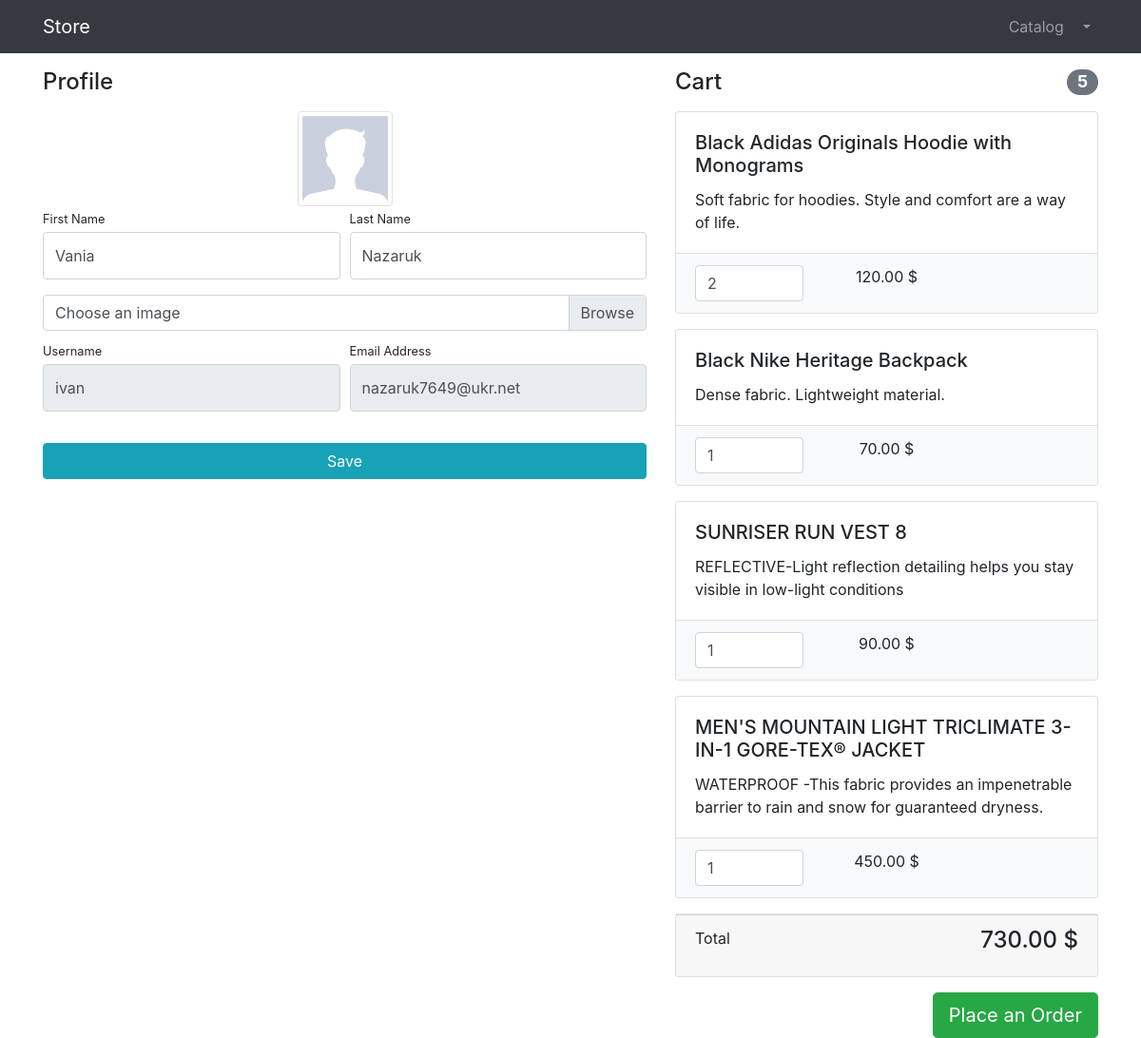
Before: /users/profile/ (signed in) with the older database file.
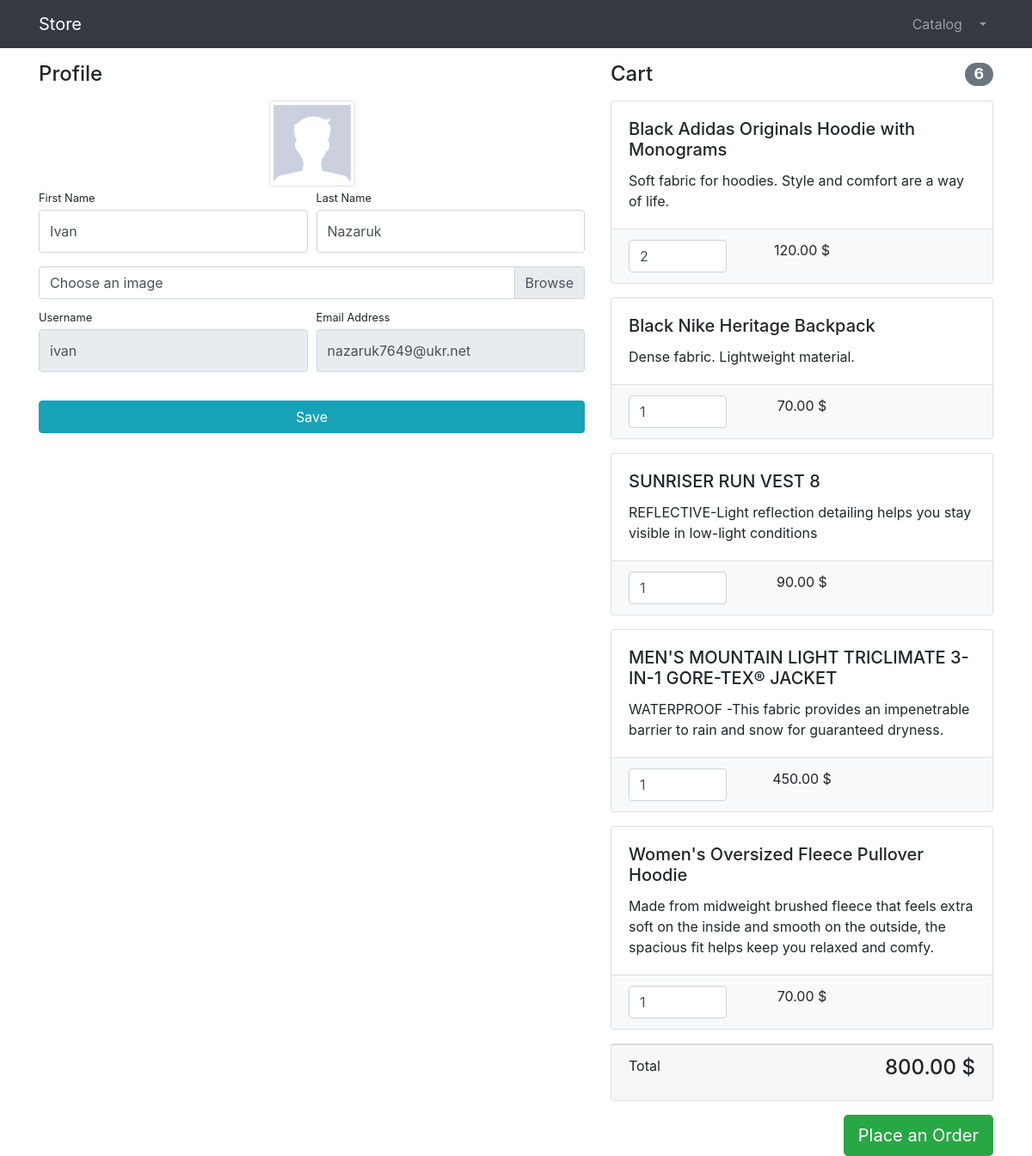
After: the same page with the newer database file.
### users/models.py (models this page shows)
class User(AbstractUser):
    image = models.ImageField(upload_to='users_images', null=True, blank=True)

### products/models.py (models this page shows, shortened)
class Basket(models.Model):
    user = models.ForeignKey(to=User, on_delete=models.CASCADE)
    product = models.ForeignKey(to=Product, on_delete=models.CASCADE)
    quantity = models.PositiveSmallIntegerField(default=0)
    created_timestamp = models.DateTimeField(auto_now_add=True)
    objects =  BasketQuerySet.as_manager()
    def sum(self):
        return self.product.price * self.quantity

class Product(models.Model):
    name = models.CharField(max_length=256)
    description = models.TextField()
    price = models.DecimalField(max_digits=6, decimal_places=2)
    quantity = models.PositiveIntegerField(default=0)
    image = models.ImageField(upload_to='products_images')
    category = models.ForeignKey(ProductCategory, on_delete=models.CASCADE)
    class Meta:
        verbose_name = 'Product'
        verbose_name_plural = 'Products'

### users/views.py (the view)
# urls.py: path('profile/', profile, name='profile'),
@login_required
def profile(request):
    if request.method == "POST":
        form =UserProfileForm(instance=request.user, data=request.POST, files=request.FILES)
        if form.is_valid():
            form.save()
            return HttpResponseRedirect(reverse('users:profile'))
        else:
            print(form.errors)
    else:
        form = UserProfileForm(instance=request.user)
    context = {'title': "Store - Profile",
               'form': form,
               'baskets': Basket.objects.filter(user=request.user),
               }
    return render(request, 'users/profile.html', context)

### users/forms.py
class UserProfileForm(UserChangeForm):
    first_name = forms.CharField(widget=forms.TextInput(attrs={'class': 'form-control py-4' }))
    last_name = forms.CharField(widget=forms.TextInput(attrs={'class': 'form-control py-4'}))
    image = forms.CharField(widget=forms.FileInput(attrs={'class': 'custom-file-input'}), required=False)
    username = forms.CharField(widget=forms.TextInput(attrs={'class': 'form-control py-4', 'readonly': True}))
    email = forms.CharField(widget=forms.TextInput(attrs={'class': 'form-control py-4', 'readonly': True}))
    class Meta:
        model = User
        fields = ('first_name', 'last_name', 'image', 'username', 'email')

### products/models.py (called while the page is built)
    def total_sum(self):
        return   sum(basket.sum() for basket in self)

    def total_quantity(self):
        return sum(basket.quantity for basket in self)

### users/templates/users/profile.html (shortened to what this page needs)
{% extends 'products/base.html' %}
{% load static %}
{% block css %}
    <link href="{% static 'vendor/css/profile.css' %}" rel="stylesheet">
{% endblock %}
{% block content %}
    <div class="container">
        <div class="row">
            <div class="col-lg-7">
                <h4 class="mt-3 mb-3">Profile</h4>
                <div class="col-lg-12 text-center">
                    <img width="100" height="100"
                         src="{% if user.image %} {{ user.image.url }}{% else %} {% static 'vendor/img/users/default_avatar.jpg' %} {% endif %}"
                         class="img-thumbnail">
                </div>
                <form action="{% url 'users:profile' %}" method="post" enctype="multipart/form-data">
                    <div class="form-row">
                        <div class="col-lg-6">
                            <div class="form-group">
                                <label class="small mb-1" for="{{ form.first_name.id_for_label }}">First Name</label>
                                {{ form.first_name }}
                            </div>
                        </div>
                        <div class="col-lg-6">
                            <div class="form-group">
                                <label class="small mb-1" for="{{ form.last_name.id_for_label }}">Last Name</label>
                                {{ form.last_name }}
                            </div>
                        </div>
                    </div>
                    <div class="form-row mb-2">
                        <div class="col-lg-12">
                            <div class="custom-file">
                                <label class="custom-file-label" for="{{ form.image.id_for_label }}">Choose an image</label>
                            </div>
                        </div>
                    </div>
                    <div class="form-row">
                        <div class="col-lg-6">
                            <label class="small mb-1" for="{{ form.username.id_for_label }}">Username</label>
                            {{ form.username }}
                        </div>
                        <div class="col-lg-6">
                            <label class="small mb-1" for="{{ form.email.id_for_label }}">Email Address</label>
                            {{ form.email }}
                        </div>
                    </div>
                    <div class="form-row">
                        <div class="col-lg-12" style="margin-top: 33px;">
                            <input class="btn btn-info btn-block" type="submit" value="Save">
                        </div>
                    </div>
                </form>
            </div>
            <div class="col-lg-5">
                {% include 'products/baskets.html' %}
            </div>
        </div>
    </div>
{% endblock %}

### products/templates/products/baskets.html (shortened to what this page needs)
{% if baskets %}
    <h4 class="mt-3 mb-3 d-flex justify-content-between align-items-center mb-3">
                    Cart <span class="badge badge-secondary badge-pill">{{ baskets.total_quantity }}</span>
                </h4>
    {% for basket in baskets %}
        <div class="card mb-3">
                    <div class="card-body">
                        <h5 class="card-title">{{ basket.product.name }}</h5>
                        <p class="card-text">{{ basket.product.description }}</p>
                    </div>
                    <ul class="list-group list-group-flush">
                        <li class="list-group-item bg-light">
                            <div class="row text-center">
                                <div class="col-lg-4">
                                    <input name="basketID" type="number" class="form-control"
                                           value="{{ basket.quantity }}" min="0">
                                </div>
                                <div class="col-lg-4">{{ basket.sum  }} $</div>
                                <div class="col-lg-4">
                                </div>
                            </div>
                        </li>
                    </ul>
                </div>
    {% endfor %}
    <div class="card mb-3">
                    <div class="card-footer">
                        <p class="float-left">Total</p>
                        <h4 class="float-right">{{ baskets.total_sum }} $</h4>
                    </div>
                </div>
    <a class="btn btn-success btn-lg float-right" href="../orders/order-create.html">
                    Place an Order
                </a>
{% else %}
    <h4 class="mt-3 mb-3  text-center">
                    Cart is empty <span class="badge badge-secondary badge-pill"></span>
                </h4>
{% endif %}

Changed rows visible on the page:
changed User "Nazaruk": first_name "Vania" → "Ivan"
computed for Basket "Black Adidas Originals Hoodie with Monograms": total_quantity "5" → "6"; total_sum "730.00" → "800.00"
added Basket: product.name "Women's Oversized Fleece Pullover Hoodie", product.description "Made from midweight brushed fleece that feels extra soft on the inside and smooth on the outside, the spacious fit helps keep you relaxed and comfy.", basketID "1", sum "70.00"
